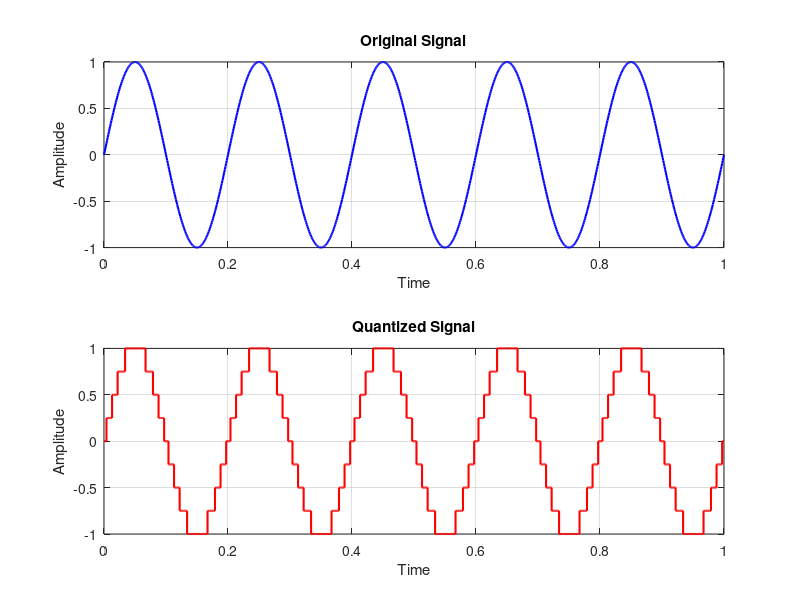

This figure's MATLAB source:
%{
Problem 7: Uniform Quantizer
    •   Implement a uniform quantizer
    •   Quantize a sine wave
    •   Plot input vs quantized output
%}

clc;
clear;
close all;

% Original signal
t = 0:0.001:1;
x = sin(2*pi*5*t);

% Number of quantization levels
L = 8;

% Step size
delta = 2/L;

% Quantization
xq = round(x/delta)*delta;

figure;

subplot(2,1,1)
plot(t,x,'b','LineWidth',1.5)
title('Original Signal')
xlabel('Time')
ylabel('Amplitude')
grid on

subplot(2,1,2)
stairs(t,xq,'r','LineWidth',1.5)
title('Quantized Signal')
xlabel('Time')
ylabel('Amplitude')
grid on
